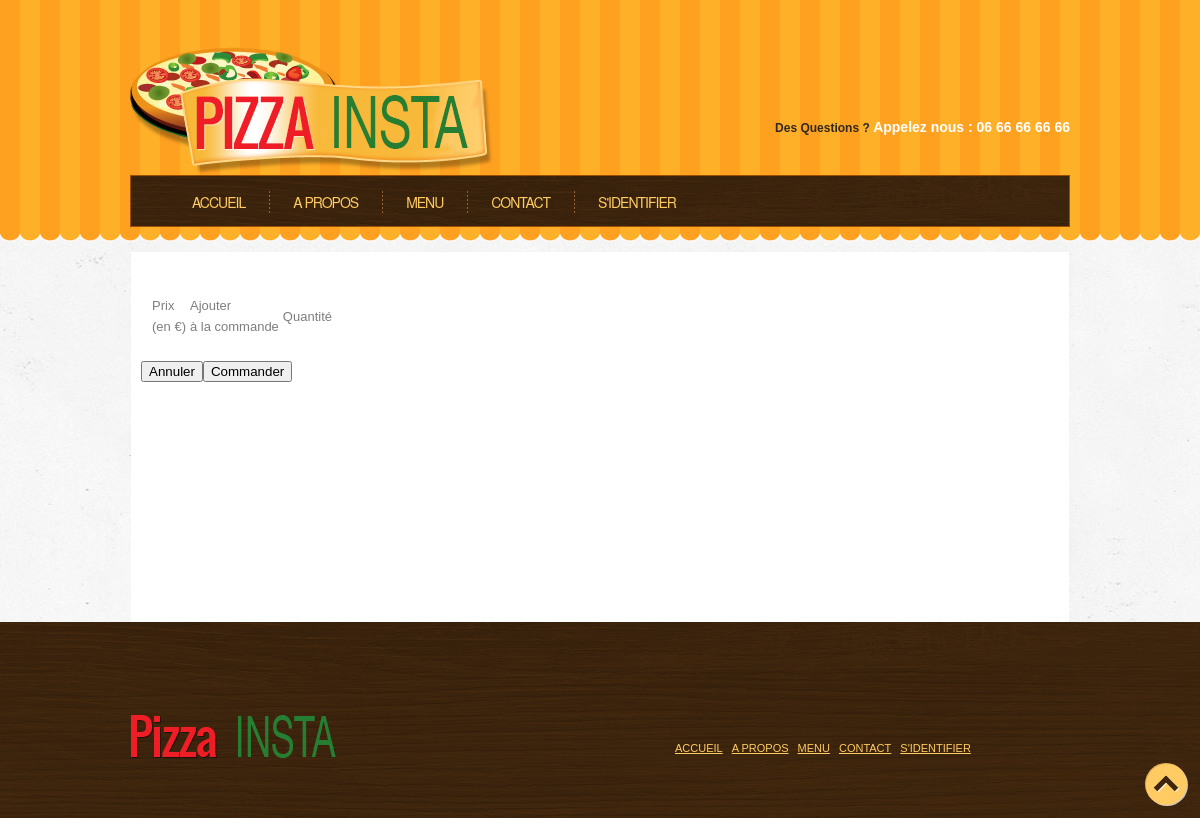
/?page=listePizza, run on an earlier commit of the app's database.
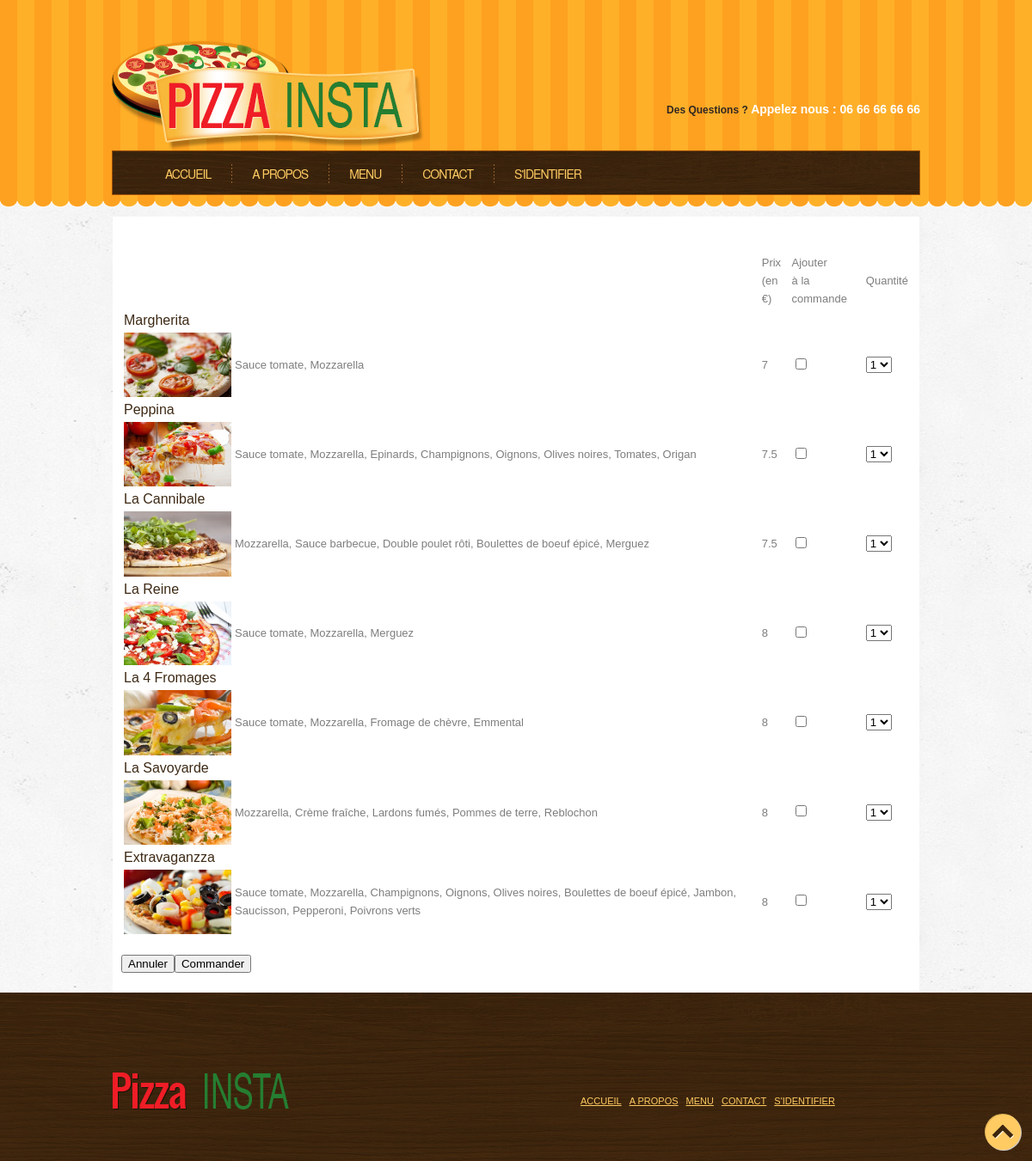
And on a later commit of the database.
### tables this page shows
CREATE TABLE IF NOT EXISTS `Produits` (
  `id_produit` int(11) NOT NULL AUTO_INCREMENT,
  `libelle_produit` varchar(45) DEFAULT NULL,
  `prix_produit` float DEFAULT NULL,
  `description` varchar(255) DEFAULT NULL,
  `image` varchar(255) DEFAULT NULL,
  `id_type_produit` int(11) NOT NULL,
  `id_pizza` int(11) NOT NULL,
  PRIMARY KEY (`id_produit`),
  UNIQUE KEY `id_produit_2` (`id_produit`),
  KEY `FK_Produits_id_type_produit` (`id_type_produit`),
  KEY `id_pizza` (`id_pizza`),
  KEY `id_pizza_2` (`id_pizza`),
  KEY `id_produit` (`id_produit`)
);

### index.php (called while the page is built, shortened)
<?php
  $id = $_GET['page'];
  $mainController = new CMainController();
  $mainController->setPage($id);
  $mainController->render();
?>

### php/Modele/CDB.php (called while the page is built, shortened)
<?php
class CDB
{
    private $pdo= "";
    private $pilote= "mysql";
    private $bdd= "Pizzeria";
    private $user= "root";
    private $mdp= "";
    private function connect()
    {
        try
        {
            $this->pdo = new PDO($this->pilote . ':host='. ';dbname=' . $this->bdd, $this->user, $this->mdp);
            $this->pdo->setAttribute(PDO::ATTR_ERRMODE, PDO::ERRMODE_EXCEPTION);
            $this->pdo->exec("SET NAMES 'UTF8'");
        }
        catch (PDOException $e)
        {
            $this->pdo = "Echec de l'exécution : " . $e->getMessage();
        }
        return $this->pdo;
    }
    public function requete($query)
    {
        $cnx = $this->connect();
        $sql = $cnx->prepare($query);
        $sql->execute();
        while ($datas = $sql->fetch())
        {
            $var[] = $datas;
        }
        if (isset($var))
        {
            return $var;
        }
    }
}
?>

### php/Vue/CVueListePizza.php (the view, shortened to what the changed rows need)
<?php
require_once 'CHtml.php';
class CVueListePizza
{
    public function getHtml()
    {
	$html = $this->genererListePizza();
	return $html;
    }
    function genererListePizza()
    {
	$DB = new CDB();
	$result = $DB->requete('SELECT DISTINCT
				p.libelle_produit,
				p.prix_produit,
				p.id_produit,
				p.image
			    FROM
				produits p
				INNER JOIN types_produits t ON t.id_type_produit = p.id_type_produit
			    WHERE
				t.libelle_type_produit LIKE "Pizza"');
	$strListe = '<form method="POST" action="?page=commander">';
	$strListe .= '<table>';
	$strListe .= '<tr>';
	$strListe .= '<td> </td>';
	$strListe .= '<td> </td>';
	$strListe .= '<td>Prix <br />(en €)</td>';
	$strListe .= '<td>Ajouter <br />à la commande</td>';
	$strListe .= '<td>Quantité</td>';
	$strListe .= '</tr>';
	foreach ($result as $produit)
	{
	    $strListe .= '<tr>';
	    $strListe .='<td class="listePizza">' . $produit['libelle_produit'] . '</td>';
	    $strListe .= '</tr>';
	    $DB = new CDB();
	    $ingredients = $DB->requete('SELECT
				i.libelle
			    FROM
				ingredients i
				INNER JOIN composer c ON c.id_ingredient = i.id_ingredient
				INNER JOIN produits p ON p.id_pizza = c.id_pizza
			    WHERE
				p.libelle_produit LIKE "' . $produit['libelle_produit'] . '"');
	    $strListe .= '<tr><td><img src="' . $produit['image'] . '" style="max-width:125px" /></td><td>';
	    $strListeIngredients = '';
	    foreach ($ingredients as $ingredient)
	    {
		$strListeIngredients .= $ingredient['libelle'] . ', ';
	    }
	    $strListeIngredients = substr($strListeIngredients, 0, -2);
	    $strListe .= $strListeIngredients;
	    $strListe .= '</td><td>' . $produit['prix_produit'] . '</td><td><input type="checkbox" name="id_pizza" value="' . $produit['id_produit'] . '" /></td>';
	    $strListe .= '<td><select name="quantite_' . $produit['id_produit'] . '>';
	    for ($j = 0; $j < 6; $j++)
	    {
		$strListe.='<option value="' . $j . '">' . $j . '</option>';
	    }
	    $strListe.="</select></td>";
	    $strListe .= '</tr>';
	}
	$strListe .= '</table>';
	$strListe .= '<br />';
	$strListe .= '<input type="reset" name="annuler" value="Annuler" />';
	$strListe .= '<input type="submit" name="commander" value="Commander" />';
	$strListe .= '</form>';
	return $strListe;
    }
}
?>

### php/Vue/CHtml.php (shortened to what the changed rows need)
<?php
class CHtml
{
  public function head($title)
  {
  	$head = '<head>';
  	$head .= '<meta http-equiv="content-type" content="text/html; charset=UTF-8" />';
  	$head .= '<title>' . $title . '</title>';
  	$head .= '<link rel="stylesheet" href="css/style.css" type="text/css" />';
  	$head .= '</head>';
  	return $head;
  }
  public function header($nav)
  {
    $header = '<div class="header">';
    $header .= '<div class="header-top">';
    $header .= '<div class="header-logo"></div>';
    $header .= '<div class="header-contact">';
    $header .= '<span>Des Questions ? </span>';
    $header .= '<span class="phone">Appelez nous : 06 66 66 66 66</span>';
    $header .= '</div>';
    $header .= '<div class="clear "></div>';
    $header .= '<div class="nav">';
    $header .= '<div class="bouton">';
    $header .= $this->nav($nav);
    $header .= '</div>';
    $header .= '</div>';
    $header .= '<div class = "clear"></div>';
    $header .= '</div>';
    $header .= '</div>';
    return $header;
  }
  public function nav($liens)
  {
  	$nav .= '<ul>';
  	foreach ($liens AS $titreLien => $lien)
  	{
	    $nav .= '<li><a href="' . $lien . '">' . $titreLien . '</a></li>';
    }
  	$nav .= '</ul>';
  	return $nav;
  }
  public function corps($titreContenu, $contenu, $lienImage = '', $titreH2 = '', $welcome = '')
  {
    $corps = '<div class="corps">';
  	$corps .= '<div class="contenu">';
  	$corps .= '<h3 class="title">' . $titreContenu . '</h3>';
  	$corps .= '<p>';
  	$corps .= $contenu;
  	$corps .= '</p>';
  	$corps .= '<div class="clear"></div>';
  	$corps .= '</div>';
  	$corps .= '</div>';
    return $corps;
  }
  public function footer($nav)
  {
  	$footer = '<div class="footer">';
  	$footer .= '<div class="footer-top">';
  	$footer .= '<div class="footer-info">';
  	$footer .= '<p>';
  	$footer .= '<span class="siteName">Happy Family </span>';
  	$footer .= '</p>';
  	$footer .= '</div>';
  	$footer .= '<div class="footer-nav">';
  	$footer .= $this->nav($nav);
  	$footer .= '</div>';
  	$footer .= '<div class="clear"></div>';
  	$footer .= '</div>';
  	$footer .= '</div>';
  	return $footer;
  }
}
?>

What changed in the data, as far as the page shows it:
now on this page (row edited): produits: libelle_produit "Margherita", image (picture), value "Sauce tomate, Mozzarella", prix_produit "7", id_produit "1"
now on this page (row edited): produits: libelle_produit "Peppina", image (picture), value "Sauce tomate, Mozzarella, Epinards, Champignons, Oignons, Olives noires, Tomates, Origan", prix_produit "7.5", id_produit "1"
now on this page (row edited): produits: libelle_produit "La Cannibale", image (picture), value "Mozzarella, Sauce barbecue, Double poulet rôti, Boulettes de boeuf épicé, Merguez", prix_produit "7.5", id_produit "1"
now on this page (row edited): produits: libelle_produit "La Reine", image (picture), value "Sauce tomate, Mozzarella, Merguez", prix_produit "8", id_produit "1"
now on this page (row edited): produits: libelle_produit "La 4 Fromages", image (picture), value "Sauce tomate, Mozzarella, Fromage de chèvre, Emmental", prix_produit "8", id_produit "1"
now on this page (row edited): produits: libelle_produit "La Savoyarde", image (picture), value "Mozzarella, Crème fraîche, Lardons fumés, Pommes de terre, Reblochon", prix_produit "8", id_produit "1"
now on this page (row edited): produits: libelle_produit "Extravaganzza", image (picture), value "Sauce tomate, Mozzarella, Champignons, Oignons, Olives noires, Boulettes de boeuf épicé, Jambon, Saucisson, Pepperoni, Poivrons verts", prix_produit "8", id_produit "1"
